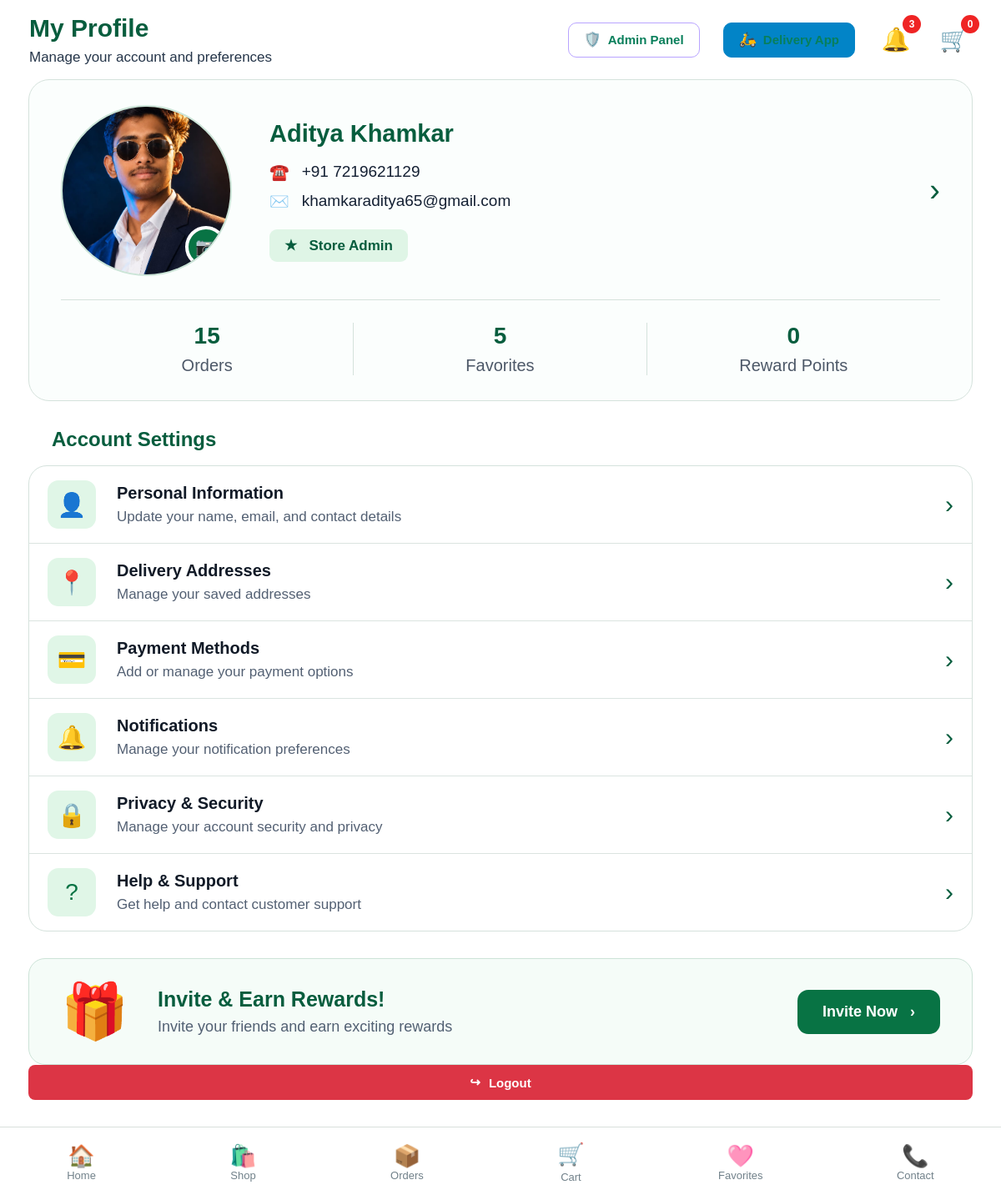
Screenshot of /profile/ (signed in) with the database file from the repository.
### shop/models.py (models this page shows, shortened)
class Profile(models.Model):
    ROLE_CHOICES = [
        ("customer", "👤 Customer"),
        ("delivery_boy", "🛵 Delivery Boy"),
        ("admin", "🛡️ Store Admin"),
    ]
    user = models.OneToOneField(User, on_delete=models.CASCADE, related_name="profile")
    avatar = models.ImageField(upload_to="avatars/", blank=True, null=True)
    phone = models.CharField(max_length=20, blank=True)
    address = models.TextField(blank=True)
    latitude = models.DecimalField(max_digits=10, decimal_places=7, null=True, blank=True)
    longitude = models.DecimalField(max_digits=10, decimal_places=7, null=True, blank=True)
    reward_points = models.PositiveIntegerField(default=0)
    role = models.CharField(max_length=20, choices=ROLE_CHOICES, default="customer")
    is_on_duty = models.BooleanField(default=True, help_text="For delivery boys: indicates if they are currently accepting orders")
    def avatar_url(self):
        if self.avatar and hasattr(self.avatar, "url"):
            return self.avatar.url
        name = self.user.get_full_name() or self.user.username
        import urllib.parse
        encoded_name = urllib.parse.quote(name)
        return f"https://ui-avatars.com/api/?name={encoded_name}&background=075334&color=fff&size=200"

### shop/views.py (the view)
# urls.py: path("profile/", profile),
@login_required(login_url="login")
def profile(request):
    user = request.user
    user_profile, created = Profile.objects.get_or_create(user=user)
    orders_count = Order.objects.filter(user=user).count()
    favorites_count = Favorite.objects.filter(user=user).count()
    cart_count = CartItem.objects.filter(user=user).count()
    context = {
        "user_profile": user_profile,
        "orders_count": orders_count,
        "favorites_count": favorites_count,
        "cart_count": cart_count,
    }
    return render(request, "shop/Profile.html", context)

### shop/context_processors.py (called while the page is built)
def cart_context(request):
    cart_count = 0
    user_profile = None
    user_wallet = None
    if request.user.is_authenticated:
        cart_count = CartItem.objects.filter(user=request.user).count()
        user_profile, _ = Profile.objects.get_or_create(user=request.user)
        user_wallet = Wallet.get_wallet(request.user)
    store_settings = StoreSetting.get_settings()
    return {
        "cart_count": cart_count,
        "user_profile": user_profile,
        "user_wallet": user_wallet,
        "store_settings": store_settings,
    }

### shop/models.py (called while the page is built)
    @classmethod
    def get_settings(cls):
        obj, _ = cls.objects.get_or_create(id=1)
        return obj

    @classmethod
    def get_wallet(cls, user):
        wallet, _ = cls.objects.get_or_create(user=user)
        return wallet

### templates/shop/Profile.html (shortened to what this page needs)
{% load static %}
<!DOCTYPE html>
<html lang="en">
<head>
    <link rel="stylesheet" href="{% static 'css/Profile.css' %}">
    <link rel="stylesheet" href="{% static 'css/bottom_nav.css' %}">
</head>
<body>
    <header class="header">
        <div class="header-left">
            <div class="header-title">
                <h1>My Profile</h1>
                <p>Manage your account and preferences</p>
            </div>
        </div>
        <div class="header-icons">
            {% if user.is_staff or user.profile.role == 'admin' %}
            <button class="admin-panel-btn" onclick="openAdminPanel()">
                <span class="admin-icon">🛡️</span>
                <span>Admin Panel</span>
            </button>
            {% endif %}
            {% if user.is_staff or user.profile.role == 'admin' or user.profile.role == 'delivery_boy' %}
            <a href="{% url 'delivery_dashboard' %}" class="admin-panel-btn" style="text-decoration:none; background:#0284c7; border-color:#0284c7;">
                <span class="admin-icon">🛵</span>
                <span>Delivery App</span>
            </a>
            {% endif %}
            <div class="icon-box" onclick="openNotifications()">
                🔔
                <span class="badge">3</span>
            </div>
            <div class="icon-box" onclick="openCart()">
                🛒
                <span class="badge">{{ cart_count }}</span>
            </div>
        </div>
    </header>
    <main class="container">
        <section class="profile-card">
            <div class="profile-top">
                <div class="profile-photo">
                    <img id="userAvatarImg" src="{{ user_profile.avatar_url }}" alt="Profile Photo"
                        style="object-fit: cover;">
                    <button class="camera" onclick="document.getElementById('avatarFileInput').click()"
                        title="Change Profile Photo">📷</button>
                </div>
                <div class="profile-info">
                    <h2 id="displayFullName">{{ user.get_full_name|default:user.username }}</h2>
                    <div class="contact">
                        ☎️
                        <span id="displayPhone">{% if user_profile.phone %}+91 {{ user_profile.phone }}{% else %}Not
                            Provided{% endif %}</span>
                    </div>
                    <div class="contact">
                        ✉️
                        <span id="displayEmail">{{ user.email|default:"Not Provided" }}</span>
                    </div>
                    <span class="premium">
                        ★ &nbsp; {% if user.is_staff %}Store Admin{% else %}Member{% endif %}
                    </span>
                </div>
                <div class="profile-arrow" onclick="personalInfo()" title="Edit Personal Information">
                    ›
                </div>
            </div>
            <div class="stats">
                <div class="stat">
                    <div class="stat-number">{{ orders_count }}</div>
                    <div class="stat-label">Orders</div>
                </div>
                <div class="stat">
                    <div class="stat-number">{{ favorites_count }}</div>
                    <div class="stat-label">Favorites</div>
                </div>
                <div class="stat">
                    <div class="stat-number">{{ user_profile.reward_points }}</div>
                    <div class="stat-label">Reward Points</div>
                </div>
            </div>
        </section>
        <h2 class="section-title">Account Settings</h2>
        <section class="settings-card">
            <div class="setting" onclick="personalInfo()">
                <div class="setting-icon">👤</div>
                <div class="setting-text">
                    <h3>Personal Information</h3>
                    <p>Update your name, email, and contact details</p>
                </div>
                <div class="arrow">›</div>
            </div>
            <div class="setting" onclick="deliveryAddress()">
                <div class="setting-icon">📍</div>
                <div class="setting-text">
                    <h3>Delivery Addresses</h3>
                    <p>Manage your saved addresses</p>
                </div>
                <div class="arrow">›</div>
            </div>
            <div class="setting" onclick="paymentMethods()">
                <div class="setting-icon">💳</div>
                <div class="setting-text">
                    <h3>Payment Methods</h3>
                    <p>Add or manage your payment options</p>
                </div>
                <div class="arrow">›</div>
            </div>
            <div class="setting" onclick="notifications()">
                <div class="setting-icon">🔔</div>
                <div class="setting-text">
                    <h3>Notifications</h3>
                    <p>Manage your notification preferences</p>
                </div>
                <div class="arrow">›</div>
            </div>
            <div class="setting" onclick="privacySecurity()">
                <div class="setting-icon">🔒</div>
                <div class="setting-text">
                    <h3>Privacy & Security</h3>
                    <p>Manage your account security and privacy</p>
                </div>
                <div class="arrow">›</div>
            </div>
            <div class="setting" onclick="helpSupport()">
                <div class="setting-icon">?</div>
                <div class="setting-text">
                    <h3>Help & Support</h3>
                    <p>Get help and contact customer support</p>
                </div>
                <div class="arrow">›</div>
            </div>
        </section>
        <section class="invite">
            <div class="gift">🎁</div>
            <div class="invite-content">
                <h2>Invite & Earn Rewards!</h2>
                <p>Invite your friends and earn exciting rewards</p>
            </div>
            <button class="invite-btn" onclick="inviteFriends()">
                Invite Now &nbsp; ›
            </button>
        </section>
        <a href="{% url 'logout' %}" class="logout-btn">
            <span>↪</span>
            Logout
        </a>
    </main>
    <nav class="bottom-nav">
        <a href="{% url 'home' %}" class="nav-item">
            <span class="nav-icon">🏠</span>
            <span>Home</span>
        </a>
        <a href="{% url 'shop_product' %}" class="nav-item">
            <span class="nav-icon">🛍️</span>
            <span>Shop</span>
        </a>
        <a href="{% url 'orders' %}" class="nav-item">
            <span class="nav-icon">📦</span>
            <span>Orders</span>
        </a>
        <a href="{% url 'cart' %}" class="nav-item cart-nav-item">
            <span class="nav-icon-box">
                <span class="nav-icon">🛒</span>
            </span>
            <span>Cart</span>
        </a>
        <a href="{% url 'favourite' %}" class="nav-item">
            <span class="nav-icon">🩷</span>
            <span>Favorites</span>
        </a>
        <a href="{% url 'contact' %}" class="nav-item">
            <span class="nav-icon">📞</span>
            <span>Contact</span>
        </a>
    </nav>
</body>
</html>

### static/css/bottom_nav.css (style rules this page uses)
.bottom-nav { position: fixed; bottom: 0; left: 50%; transform: translateX(-50%); width: 100%; height: 88px; background: #fff; border-top: 1px solid #d8dfdc; display: flex; justify-content: space-around; align-items: center; z-index: 10; }
.nav-item { display: flex; flex-direction: column; align-items: center; justify-content: center; text-align: center; color: #71818a; font-size: 13px; position: relative; text-decoration: none; cursor: pointer; line-height: 1.2; transition: color 0.2s ease, transform 0.2s ease; padding: 4px 5px; border-radius: 12px; }
.nav-icon { display: block; font-size: 26px; line-height: 1; margin-bottom: 3px; }
.nav-item[href*="home"], .nav-item[href="/"] { --nav-color: #2563eb; }
.nav-item[href*="shop"] { --nav-color: #059669; }
.nav-item[href*="orders"] { --nav-color: #ea580c; }
.nav-item[href*="cart"] { --nav-color: #dc2626; }
.nav-item[href*="favourite"] { --nav-color: #db2777; }
.nav-item[href*="contact"] { --nav-color: #7c3aed; }
.nav-icon-box { position: relative; display: inline-flex; justify-content: center; align-items: center; margin-bottom: 4px; }
.cart-nav-item { position: relative; }

### rows the page displays
Profile: avatar_url (picture), phone "7219621129", reward_points "0"

### other values shown
{{ cart_count }} "0"
{{ user.get_full_name|default:user.username }} "Aditya Khamkar"
{{ user.email|default:"Not Provided" }} "khamkaraditya65@gmail.com"
{{ orders_count }} "15"
{{ favorites_count }} "5"
